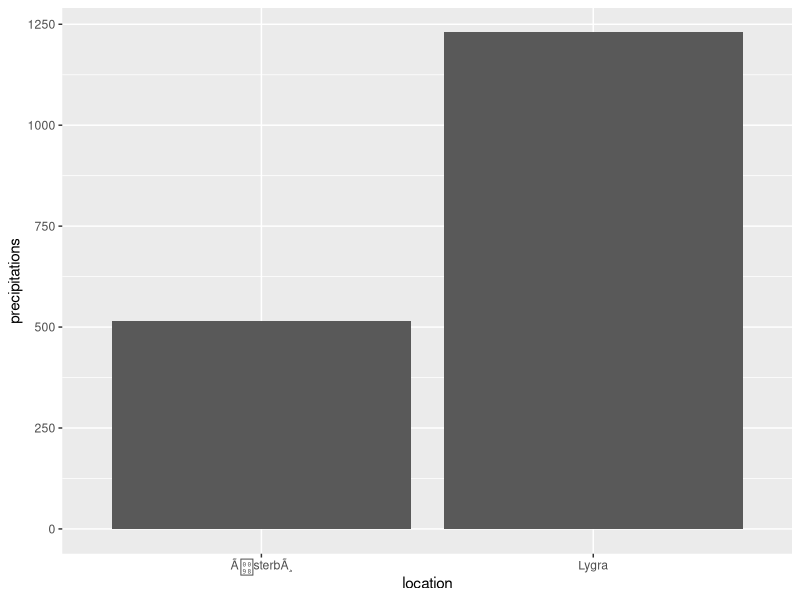
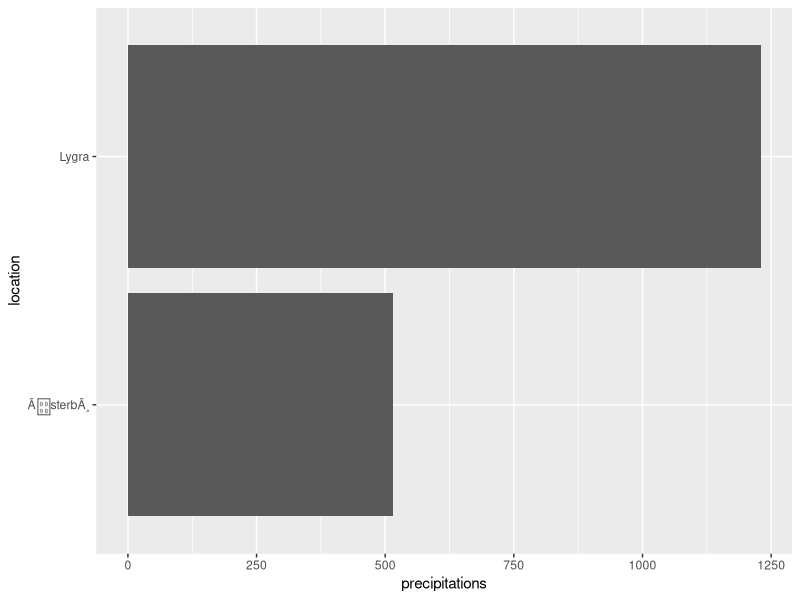
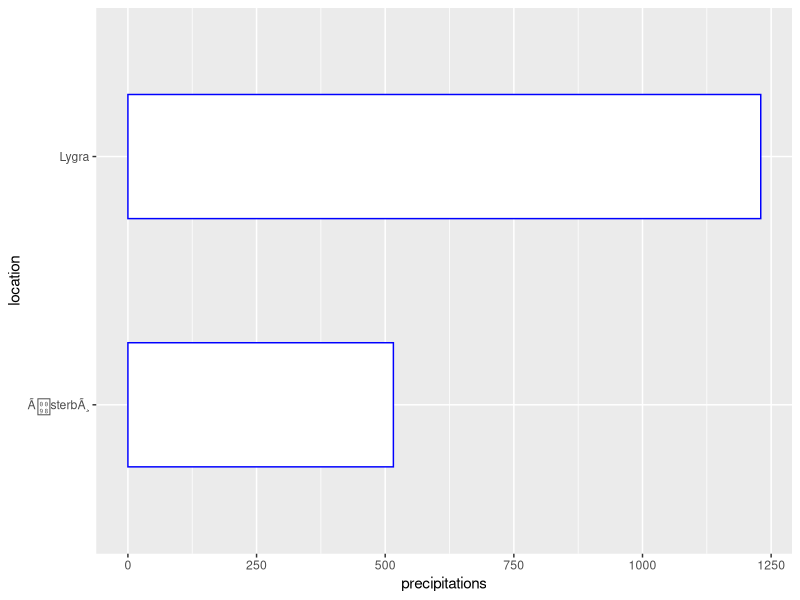
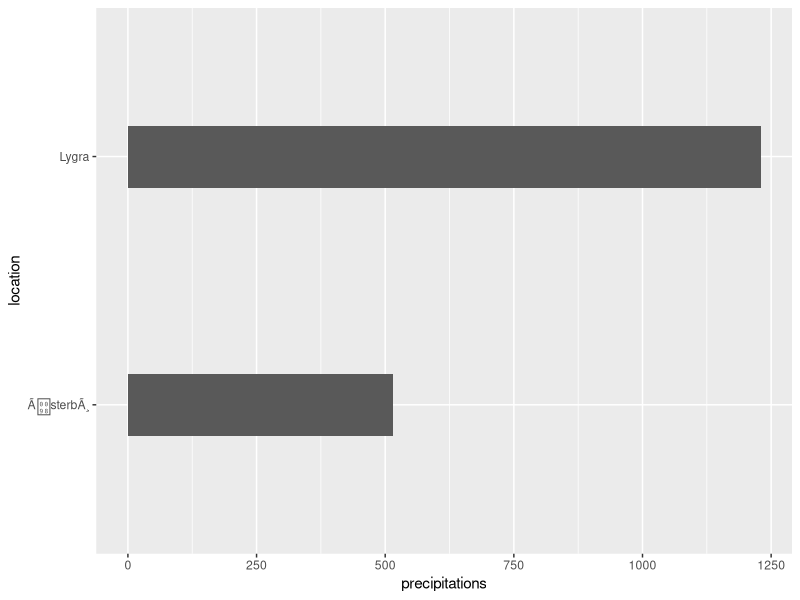

These charts were generated, in order, by the following R code:
## ---- chunk 1
knitr::opts_chunk$set(echo = TRUE, fig.align = "center")

# title: Creating a horizontal bar plot
# author: jonathan
# revised: 18/3/2020

WEB <- c("https://bioceed.uib.no/dropfolder/bioSTATS/Rmd/Visualizing/Simple/horizontal-bar-plot.html")
GIT <- c("https://github.com/jonathansoule/biostats/blob/master/Visualizing/Simple/horizontal-bar-plot.Rmd")
library(ggplot2)
## ---- chunk 2
# variable 1
location <- c("Lygra", "ÃsterbÃ¸")
# variable 2
precipitations <- c(1229.8, 515.9)
# dataframe
df <- data.frame(location, precipitations)
## ---- chunk 3
ggplot(df, aes(location, precipitations)) +
  geom_col()
## ---- chunk 4
ggplot(df, aes(location, precipitations)) +
  geom_col() +
  coord_flip()
## ---- chunk 5
ggplot(df, aes(location, precipitations)) +
  geom_col(color = "blue", fill = "white", width = .5) +
  coord_flip()
## ---- chunk 6
ggplot(df, aes(location, precipitations)) +
  geom_col(width = .25) +
  coord_flip()
